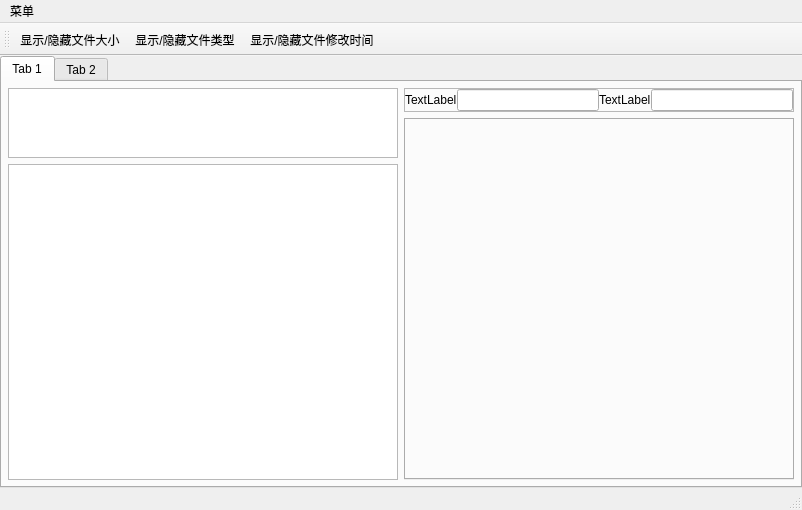
<?xml version="1.0" encoding="UTF-8"?>
<ui version="4.0">
 <class>MainWindow</class>
 <widget class="QMainWindow" name="MainWindow">
  <property name="geometry">
   <rect>
    <x>0</x>
    <y>0</y>
    <width>802</width>
    <height>510</height>
   </rect>
  </property>
  <property name="windowTitle">
   <string>MainWindow</string>
  </property>
  <widget class="QWidget" name="centralWidget">
   <layout class="QVBoxLayout" name="verticalLayout">
    <property name="spacing">
     <number>0</number>
    </property>
    <property name="leftMargin">
     <number>0</number>
    </property>
    <property name="topMargin">
     <number>0</number>
    </property>
    <property name="rightMargin">
     <number>0</number>
    </property>
    <property name="bottomMargin">
     <number>0</number>
    </property>
    <item>
     <widget class="QTabWidget" name="tabWidget">
      <property name="currentIndex">
       <number>0</number>
      </property>
      <widget class="QWidget" name="tab">
       <attribute name="title">
        <string>Tab 1</string>
       </attribute>
       <layout class="QHBoxLayout" name="horizontalLayout">
        <property name="leftMargin">
         <number>6</number>
        </property>
        <property name="topMargin">
         <number>6</number>
        </property>
        <property name="rightMargin">
         <number>6</number>
        </property>
        <property name="bottomMargin">
         <number>6</number>
        </property>
        <item>
         <layout class="QVBoxLayout" name="verticalLayout_3" stretch="1,5">
          <item>
           <widget class="QListView" name="listView"/>
          </item>
          <item>
           <widget class="QTreeView" name="treeView">
            <property name="sizePolicy">
             <sizepolicy hsizetype="Expanding" vsizetype="Expanding">
              <horstretch>0</horstretch>
              <verstretch>0</verstretch>
             </sizepolicy>
            </property>
           </widget>
          </item>
         </layout>
        </item>
        <item>
         <layout class="QVBoxLayout" name="verticalLayout_2">
          <item>
           <widget class="QFrame" name="frame">
            <property name="frameShape">
             <enum>QFrame::StyledPanel</enum>
            </property>
            <property name="frameShadow">
             <enum>QFrame::Raised</enum>
            </property>
            <layout class="QHBoxLayout" name="horizontalLayout_2" stretch="0,0,0,0">
             <property name="spacing">
              <number>0</number>
             </property>
             <property name="leftMargin">
              <number>0</number>
             </property>
             <property name="topMargin">
              <number>0</number>
             </property>
             <property name="rightMargin">
              <number>0</number>
             </property>
             <property name="bottomMargin">
              <number>0</number>
             </property>
             <item>
              <widget class="QLabel" name="label">
               <property name="text">
                <string>TextLabel</string>
               </property>
              </widget>
             </item>
             <item>
              <widget class="QLineEdit" name="lineEdit"/>
             </item>
             <item>
              <widget class="QLabel" name="label_2">
               <property name="text">
                <string>TextLabel</string>
               </property>
              </widget>
             </item>
             <item>
              <widget class="QLineEdit" name="lineEdit_2"/>
             </item>
            </layout>
           </widget>
          </item>
          <item>
           <widget class="QTabWidget" name="tabWidget_2">
            <property name="currentIndex">
             <number>-1</number>
            </property>
           </widget>
          </item>
         </layout>
        </item>
       </layout>
      </widget>
      <widget class="QWidget" name="tab_2">
       <attribute name="title">
        <string>Tab 2</string>
       </attribute>
       <layout class="QVBoxLayout" name="verticalLayout_4">
        <property name="leftMargin">
         <number>6</number>
        </property>
        <property name="topMargin">
         <number>6</number>
        </property>
        <property name="rightMargin">
         <number>6</number>
        </property>
        <property name="bottomMargin">
         <number>6</number>
        </property>
        <item>
         <widget class="QScrollArea" name="scrollArea">
          <property name="widgetResizable">
           <bool>true</bool>
          </property>
          <widget class="QWidget" name="scrollAreaWidgetContents">
           <property name="geometry">
            <rect>
             <x>0</x>
             <y>0</y>
             <width>784</width>
             <height>387</height>
            </rect>
           </property>
           <widget class="QCheckBox" name="checkBox">
            <property name="geometry">
             <rect>
              <x>10</x>
              <y>10</y>
              <width>131</width>
              <height>18</height>
             </rect>
            </property>
            <property name="text">
             <string> 保存根目录列表</string>
            </property>
           </widget>
          </widget>
         </widget>
        </item>
       </layout>
      </widget>
     </widget>
    </item>
   </layout>
  </widget>
  <widget class="QToolBar" name="toolBar">
   <property name="windowTitle">
    <string>toolBar</string>
   </property>
   <attribute name="toolBarArea">
    <enum>TopToolBarArea</enum>
   </attribute>
   <attribute name="toolBarBreak">
    <bool>false</bool>
   </attribute>
   <addaction name="actionShowHideTreeCol_1"/>
   <addaction name="actionShowHideTreeCol_2"/>
   <addaction name="actionShowHideTreeCol_3"/>
  </widget>
  <widget class="QMenuBar" name="menuBar">
   <property name="geometry">
    <rect>
     <x>0</x>
     <y>0</y>
     <width>802</width>
     <height>22</height>
    </rect>
   </property>
   <widget class="QMenu" name="menu">
    <property name="title">
     <string>菜单</string>
    </property>
    <addaction name="actionSetRootDir"/>
   </widget>
   <addaction name="menu"/>
  </widget>
  <widget class="QStatusBar" name="statusBar"/>
  <action name="actionSetRootDir">
   <property name="text">
    <string>设置根目录</string>
   </property>
   <property name="toolTip">
    <string>设置根目录</string>
   </property>
  </action>
  <action name="actionShowHideTreeCol_1">
   <property name="icon">
    <iconset resource="proj.qrc">
     <normaloff>:/icon/sizeColumnGrey.png</normaloff>:/icon/sizeColumnGrey.png</iconset>
   </property>
   <property name="text">
    <string>显示/隐藏文件大小</string>
   </property>
   <property name="toolTip">
    <string>显示/隐藏文件大小</string>
   </property>
  </action>
  <action name="actionShowHideTreeCol_2">
   <property name="icon">
    <iconset resource="proj.qrc">
     <normaloff>:/icon/typeColumnGrey.png</normaloff>:/icon/typeColumnGrey.png</iconset>
   </property>
   <property name="text">
    <string>显示/隐藏文件类型</string>
   </property>
   <property name="toolTip">
    <string>显示/隐藏文件类型</string>
   </property>
  </action>
  <action name="actionShowHideTreeCol_3">
   <property name="icon">
    <iconset resource="proj.qrc">
     <normaloff>:/icon/modifyTimeColumnGrey.png</normaloff>:/icon/modifyTimeColumnGrey.png</iconset>
   </property>
   <property name="text">
    <string>显示/隐藏文件修改时间</string>
   </property>
   <property name="toolTip">
    <string>显示/隐藏文件修改时间</string>
   </property>
  </action>
 </widget>
 <layoutdefault spacing="6" margin="11"/>
 <resources>
  <include location="proj.qrc"/>
 </resources>
 <connections/>
</ui>
